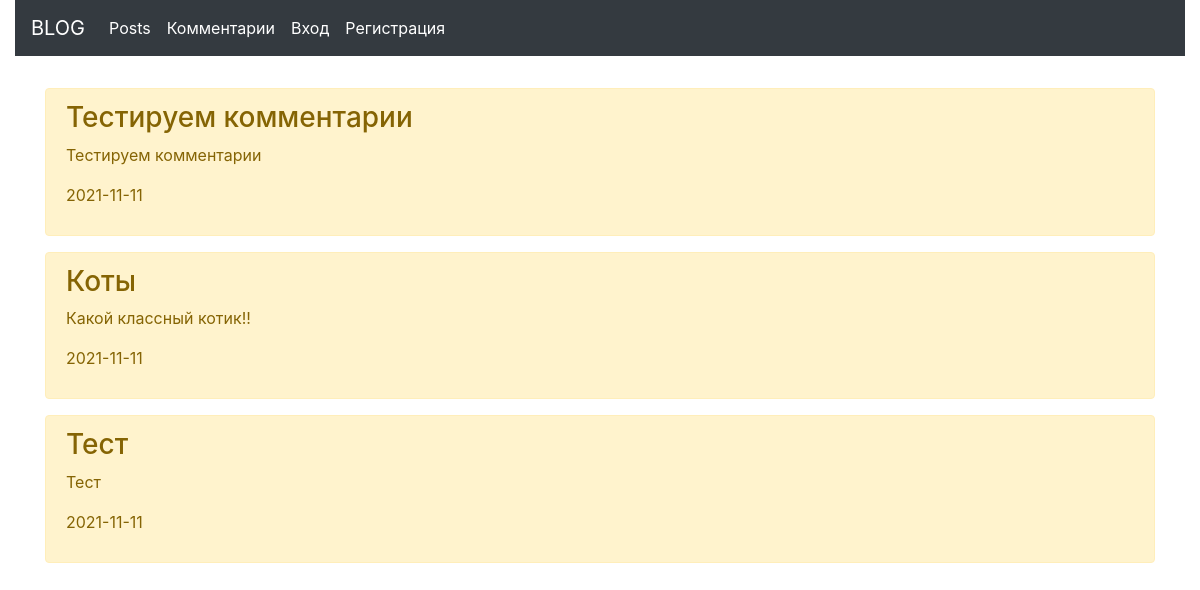
Screenshot of /coment/ with the database file from the repository.
### first/models.py (models this page shows)
class Comment (models.Model):
    title = models.CharField(max_length=255)
    content = models.TextField(blank=True)
    created_at = models.DateTimeField(auto_now_add=True)#один раз заполняется при создании (редактирование не влияет)
    def __str__(self):
        return self.title #выведем название коментариев в админке

### first/views.py (the view)
# urls.py: path('coment/', coment, name="coment"),
def coment(request):
	coments = Comment.objects.order_by('-id')
	print(coments)
	return render(request,'firstapp/coment.html',{'coments':coments})

### templates/firstapp/coment.html (shortened to what this page needs)
{% extends 'firstapp/base.html' %}
{% block content %}
{% for coment in coments %}
<div class="alert alert-warning mt-2">
    <h3>{{ coment.title }}</h3>
    <p>{{ coment.content|safe }}</p>
    <p>{{ coment.created_at|date:"Y-m-d"}}</p>
</div>
{% endfor %}
{% endblock %}

### rows the page displays
Comment: title "Тестируем комментарии", content "Тестируем комментарии", created_at "2021-11-11"
Comment: title "Коты", content "Какой классный котик!!", created_at "2021-11-11"
Comment: title "Тест", content "Тест", created_at "2021-11-11"
